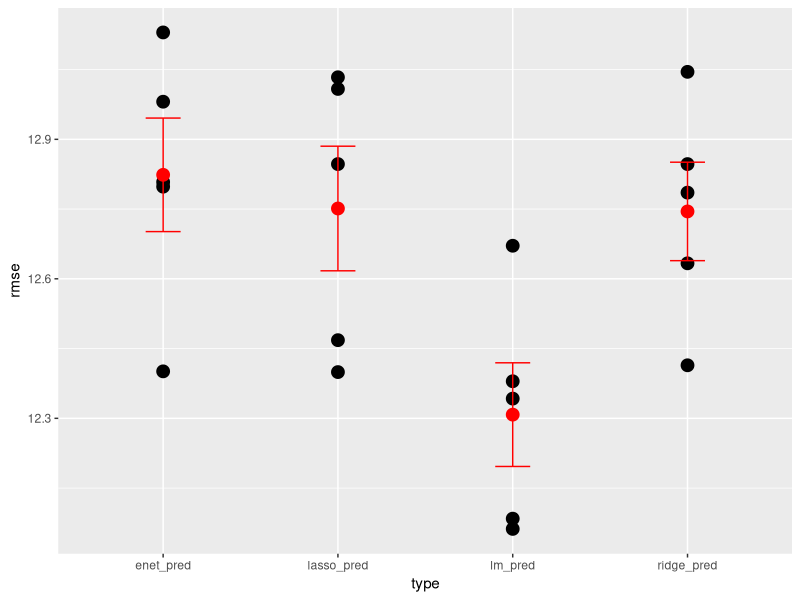

Generate this figure with R:
## ---- chunk 1
library(tidyverse)
library(glmnet)
## ---- chunk 2
health_tt <- read_csv("../data/final_data.csv")


health_tt <- health_tt |> 
  select(-name, -...1) |>
  mutate(across(everything(), ~ifelse(is.na(.), mean(., na.rm = TRUE), .)))
## ---- chunk 3
set.seed(101)
k <- 5
health_tt <- health_tt |>
  mutate(test_fold = sample(rep(1:k, length.out = n())))
## ---- chunk 4
get_test_pred <- function(k) {
  test_data <- health_tt |> filter(test_fold == k)                     # get test and training data
  train_data <- health_tt |> filter(test_fold != k)
  test_x <- as.matrix(select(test_data, -drug_overdose_deaths))                       # get test and training matrices
  train_x <- as.matrix(select(train_data, -drug_overdose_deaths))
  
  lm_fit <- lm(drug_overdose_deaths ~ ., data = train_data)                           # fit models to training data
  ridge_fit <- cv.glmnet(train_x, train_data$drug_overdose_deaths, alpha = 0)
  lasso_fit <- cv.glmnet(train_x, train_data$drug_overdose_deaths, alpha = 1)
  enet_fit <- cv.glmnet(train_x, train_data$drug_overdose_deaths, alpha = 0.5)
  
  tibble(lm_pred = predict(lm_fit, newdata = test_data),              # return test results
         ridge_pred = as.numeric(predict(ridge_fit, newx = test_x)),
         lasso_pred = as.numeric(predict(lasso_fit, newx = test_x)),
         enet_pred = as.numeric(predict(enet_fit, newx = test_x)),
         test_actual = test_data$drug_overdose_deaths,
         test_fold = k)
}
## ---- chunk 5
test_pred_all <- map(1:k, get_test_pred) |> 
  bind_rows()
## ---- chunk 6
test_pred_all |>
  pivot_longer(lm_pred:enet_pred, 
               names_to = "type", 
               values_to = "test_pred") |>
  group_by(type, test_fold) |>
  summarize(
    rmse = sqrt(mean((test_actual - test_pred)^2))
  ) |> 
  ggplot(aes(x = type, y = rmse)) + 
  geom_point(size = 4) +
  stat_summary(fun = mean, geom = "point", 
               color = "red", size = 4) + 
  stat_summary(fun.data = mean_se, geom = "errorbar", 
               color = "red", width = 0.2)
